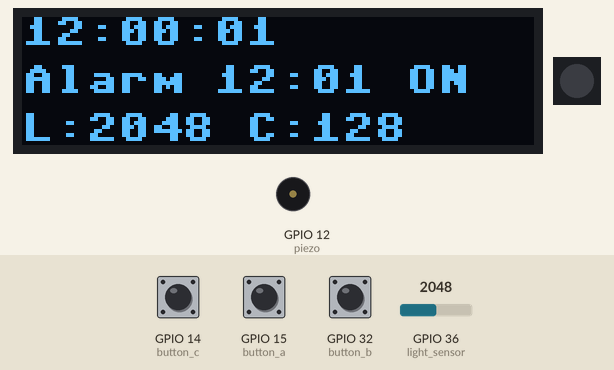
Recording of a program running on a simulated ESP32 board running MicroPython. On the bench: 128×32 one-colour display, 1 RGB LEDs in strip order, left to right, buzzer (waves = sounding). The inputs (shaded band) are chosen by the test bench; at power-on: GPIO 15 (button_a) HIGH, GPIO 36 (light_sensor) = 2048, GPIO 14 (button_c) HIGH, GPIO 32 (button_b) HIGH (analog values on the 0–4095 scale). The clock reads 2024-03-15 10:24:30 at power-on unless the program sets it; library files of the repository ran but are not shown: ssd1306.py; what the program prints to the serial console is not drawn.

Above: at 1.2 s.
1.3 s: GPIO 15 (button_a) pulled LOW for 0.15 s
At 2.7 s:
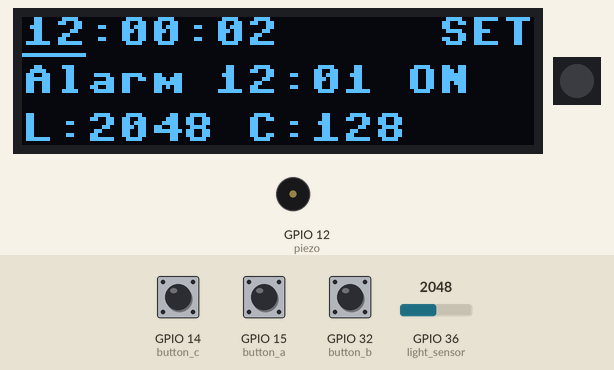
4.4 s: GPIO 36 (light_sensor) set to 2866
At 5.8 s:
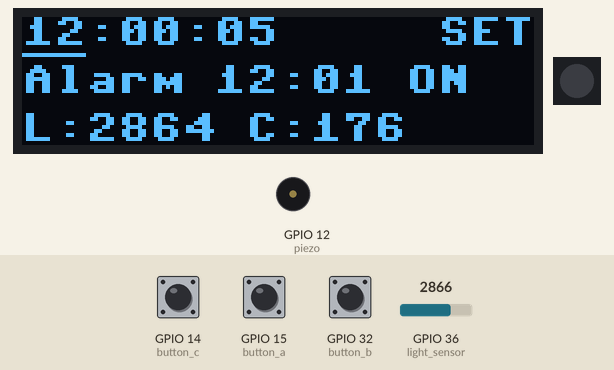
7.4 s: GPIO 14 (button_c) pulled LOW for 0.15 s
At 8.5 s:
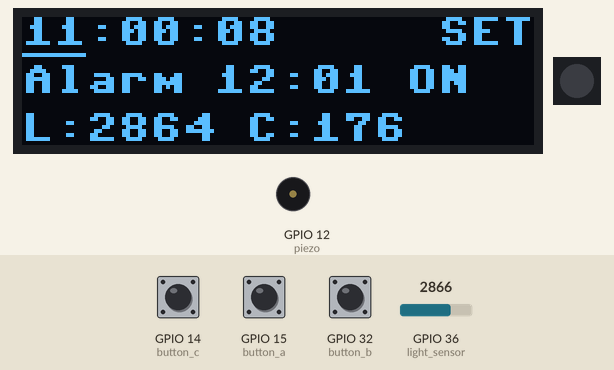
9.5 s: GPIO 32 (button_b) pulled LOW for 0.15 s
At 10.8 s:
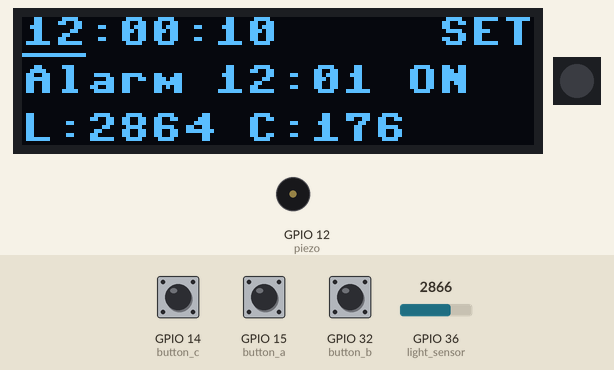
11.5 s: GPIO 14 (button_c) pulled LOW for 1 s
At 12.8 s:
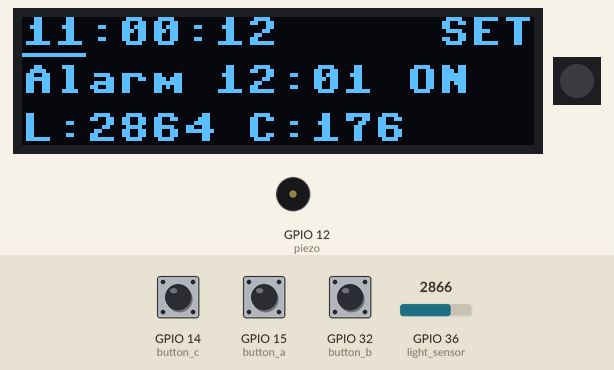
14.0 s: GPIO 15 (button_a) pulled LOW for 1 s
At 14.8 s:
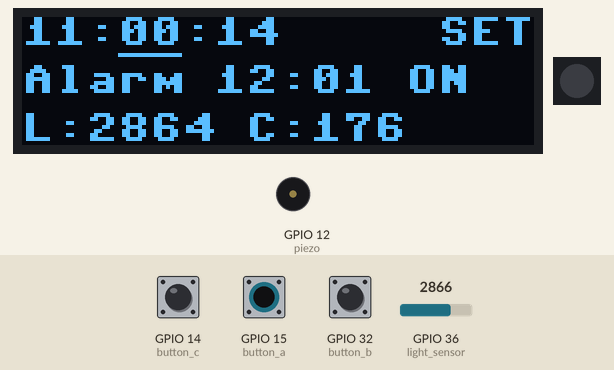
Timing chart, 0 to 17.0 s (numbered marks = the images above; inputs shaded):
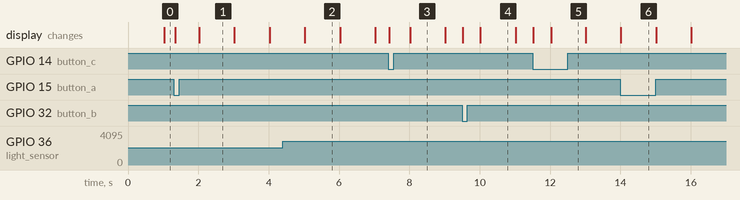

The program:

checkpoint4.py
```python
from machine import RTC, I2C, Pin, ADC, PWM
import micropython
import neopixel
import time
import ssd1306

# The RTC keeps counting while the board is powered, but we reset it to a
# fixed value on every boot so the starting time is predictable.
# Tuple format: (year, month, day, weekday, hours, minutes, seconds, subseconds)
# weekday: 0 = Monday ... 6 = Sunday
rtc = RTC()
rtc.datetime((2026, 9, 30, 2, 12, 0, 0, 0))

# The OLED FeatherWing is a 128x32 SSD1306 on the Feather's I2C pins.
# Feather ESP32 V2: SCL = GPIO 20, SDA = GPIO 22.
i2c = I2C(0, scl=Pin(20), sda=Pin(22), freq=400000)
oled = ssd1306.SSD1306_I2C(128, 32, i2c)

# Analog light sensor, same wiring as Lab 2. Higher readings mean more light.
light_sensor = ADC(Pin(36))
light_sensor.atten(ADC.ATTN_11DB)  # full 0-3.3 V input range
light_sensor.width(ADC.WIDTH_12BIT)  # readings are 0..4095

# The SSD1306 sets brightness through its contrast register (0-255). Keep a
# small minimum so the time is still readable in a dark room.
MIN_CONTRAST = 1
MAX_CONTRAST = 255
# Only resend the contrast command when it changes by more than this, so
# sensor noise does not cause constant I2C writes or visible flicker.
CONTRAST_STEP = 8
# Exponential smoothing factor for the light reading (0..1, lower = smoother).
LIGHT_SMOOTHING = 0.2

# Audio cue: piezo speaker driven by PWM on GPIO 12, silent until the alarm.
piezo = PWM(Pin(12))
piezo.freq(2000)
piezo.duty_u16(0)

# Visual cue: the Feather's onboard NeoPixel on GPIO 0. GPIO 2 switches on
# its power.
neopixel_power = Pin(2, Pin.OUT)
neopixel_power.value(1)
np_led = neopixel.NeoPixel(Pin(0, Pin.OUT), 1)
np_led[0] = (0, 0, 0)
np_led.write()

ALARM_COLOR = (64, 0, 0)
# The piezo and NeoPixel toggle together at this interval while ringing.
RING_TOGGLE_MS = 250
# Stop ringing automatically if nobody dismisses the alarm.
RING_TIMEOUT_MS = 60000

# OLED FeatherWing buttons. Each connects its pin to GND when pressed, so the
# internal pull-up keeps the pin HIGH when released and a press is a falling edge.
#   A: cycle mode (run -> time hour -> time minute -> time second
#                  -> alarm hour -> alarm minute -> run)
#   B: increment the selected field; in run mode, turn the alarm on/off
#   C: decrement the selected field
# While the alarm is ringing, any button dismisses it.
button_a = Pin(15, Pin.IN, Pin.PULL_UP)
button_b = Pin(32, Pin.IN, Pin.PULL_UP)
button_c = Pin(14, Pin.IN, Pin.PULL_UP)

DEBOUNCE_MS = 50

(MODE_RUN, MODE_HOUR, MODE_MINUTE, MODE_SECOND,
 MODE_ALARM_HOUR, MODE_ALARM_MINUTE) = range(6)
NUM_MODES = 6
# Index into the rtc.datetime() tuple and wrap-around limit for each clock field.
TIME_FIELDS = {
    MODE_HOUR: (4, 24),
    MODE_MINUTE: (5, 60),
    MODE_SECOND: (6, 60),
}
# Where to underline each editable field: (x, y). Each character is 8 px wide;
# the clock fields are on the top line ("HH:MM:SS") and the alarm fields are
# at columns 6 and 9 of the middle line ("Alarm HH:MM").
UNDERLINE_POS = {
    MODE_HOUR: (0, 9),
    MODE_MINUTE: (24, 9),
    MODE_SECOND: (48, 9),
    MODE_ALARM_HOUR: (48, 21),
    MODE_ALARM_MINUTE: (72, 21),
}

mode = MODE_RUN
needs_redraw = True

# Default alarm one minute after boot so it is quick to demo.
alarm_hours = 12
alarm_minutes = 1
alarm_enabled = True

ringing = False
ring_start_ms = 0
ring_toggle_ms = 0
ring_on = False
# Set once the alarm fires so it does not retrigger during the same minute.
alarm_fired = False


def set_ring_output(on):
    global ring_on
    ring_on = on
    piezo.duty_u16(32768 if on else 0)
    np_led[0] = ALARM_COLOR if on else (0, 0, 0)
    np_led.write()


def start_ringing():
    global ringing, ring_start_ms, ring_toggle_ms, needs_redraw
    ringing = True
    ring_start_ms = ring_toggle_ms = time.ticks_ms()
    set_ring_output(True)
    needs_redraw = True
    print("Alarm ringing")


def stop_ringing():
    global ringing, needs_redraw
    ringing = False
    set_ring_output(False)
    needs_redraw = True
    print("Alarm stopped")


def change_field(step):
    global alarm_hours, alarm_minutes, alarm_fired, needs_redraw

    if mode in TIME_FIELDS:
        index, limit = TIME_FIELDS[mode]
        now = list(rtc.datetime())
        now[index] = (now[index] + step) % limit
        now[7] = 0  # restart the subsecond counter so the new second is a full one
        rtc.datetime(tuple(now))
    elif mode == MODE_ALARM_HOUR:
        alarm_hours = (alarm_hours + step) % 24
    elif mode == MODE_ALARM_MINUTE:
        alarm_minutes = (alarm_minutes + step) % 60
    else:
        return
    # A changed clock or alarm time should be able to fire, even within the
    # current minute.
    alarm_fired = False
    needs_redraw = True


def handle_a(_):
    global mode, needs_redraw
    if ringing:
        stop_ringing()
        return
    mode = (mode + 1) % NUM_MODES
    needs_redraw = True


def handle_b(_):
    global alarm_enabled, needs_redraw
    if ringing:
        stop_ringing()
        return
    if mode == MODE_RUN:
        alarm_enabled = not alarm_enabled
        needs_redraw = True
    else:
        change_field(1)


def handle_c(_):
    if ringing:
        stop_ringing()
        return
    change_field(-1)


def make_isr(handler):
    # Each button gets its own debounce timestamp so presses on different
    # buttons do not block each other.
    last_press_ms = 0

    def isr(_):
        nonlocal last_press_ms

        now = time.ticks_ms()
        # Mechanical buttons can rapidly switch between HIGH and LOW while being
        # pressed. Ignore those false edges for 50 ms after a valid press.
        if time.ticks_diff(now, last_press_ms) < DEBOUNCE_MS:
            return

        last_press_ms = now
        # Updating state and redrawing are too slow for an ISR, so queue the
        # work for normal execution and keep the interrupt handler short.
        micropython.schedule(handler, 0)

    return isr


button_a.irq(trigger=Pin.IRQ_FALLING, handler=make_isr(handle_a))
button_b.irq(trigger=Pin.IRQ_FALLING, handler=make_isr(handle_b))
button_c.irq(trigger=Pin.IRQ_FALLING, handler=make_isr(handle_c))


def light_to_contrast(light):
    # Linear map: dark room (0) -> MIN_CONTRAST, bright room (4095) -> MAX_CONTRAST.
    return MIN_CONTRAST + (MAX_CONTRAST - MIN_CONTRAST) * light // 4095


def draw(hours, minutes, seconds, light, contrast):
    oled.fill(0)
    oled.text("{:02d}:{:02d}:{:02d}".format(hours, minutes, seconds), 0, 0)
    oled.text("Alarm {:02d}:{:02d} {}".format(
        alarm_hours, alarm_minutes, "ON" if alarm_enabled else "OFF"), 0, 12)

    # Bottom line: alarm banner while ringing, otherwise the raw light reading
    # and the contrast it maps to.
    if ringing:
        oled.text("ALARM!", 0, 24)
    else:
        oled.text("L:{:4d} C:{:3d}".format(light, contrast), 0, 24)

    if mode != MODE_RUN:
        x, y = UNDERLINE_POS[mode]
        # The provided driver has no hline(), so draw on its framebuffer.
        oled.framebuf.hline(x, y, 16, 1)
        oled.text("SET", 104, 0)

    oled.show()


print("Checkpoint 4 - Part 3 Task 2")

last_second = -1
light = light_sensor.read()
contrast = light_to_contrast(light)
oled.contrast(contrast)

while True:
    # Smooth the reading so a passing shadow or ADC noise does not make the
    # screen flicker.
    smoothed = (1 - LIGHT_SMOOTHING) * light + LIGHT_SMOOTHING * light_sensor.read()
    light = round(smoothed)

    target = light_to_contrast(light)
    # Always allow reaching the exact limits so full dim/bright is possible.
    if (abs(target - contrast) >= CONTRAST_STEP
            or (target != contrast and target in (MIN_CONTRAST, MAX_CONTRAST))):
        contrast = target
        oled.contrast(contrast)

    year, month, day, weekday, hours, minutes, seconds, _ = rtc.datetime()

    at_alarm_time = hours == alarm_hours and minutes == alarm_minutes
    if not at_alarm_time:
        # Re-arm once the alarm minute has passed.
        alarm_fired = False
    elif alarm_enabled and not alarm_fired and not ringing and mode == MODE_RUN:
        # Only fire in run mode, so scrolling the clock or alarm through the
        # alarm time while setting it does not set it off.
        alarm_fired = True
        start_ringing()

    if ringing:
        now = time.ticks_ms()
        if time.ticks_diff(now, ring_start_ms) >= RING_TIMEOUT_MS:
            stop_ringing()
        elif time.ticks_diff(now, ring_toggle_ms) >= RING_TOGGLE_MS:
            # Beep and flash in sync, without blocking the clock or buttons.
            ring_toggle_ms = now
            set_ring_output(not ring_on)

    # Redraw when the second changes or something else changed, to avoid
    # needless I2C traffic.
    if seconds != last_second or needs_redraw:
        last_second = seconds
        needs_redraw = False
        draw(hours, minutes, seconds, light, contrast)

    time.sleep_ms(20)
```

Measured:
- after the input at 1.3 s, the display: first changes after 0.05 s (image 1 shows a later state)
- what the display in image 1 shows lasts 1.0 s, from 2.0 s to 3.0 s
